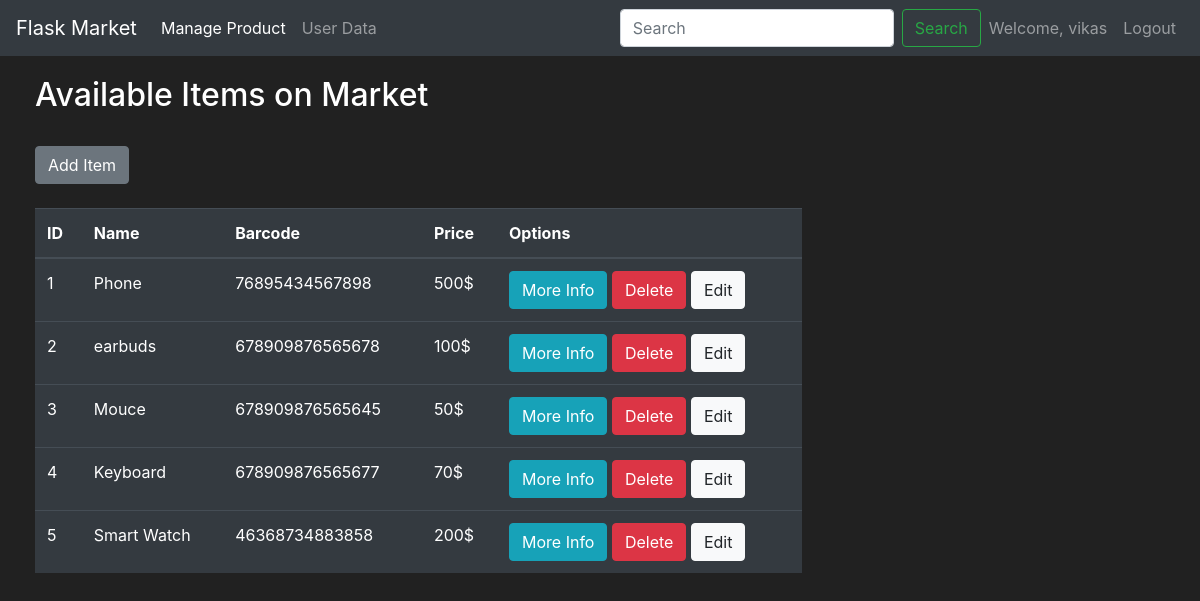
The page /manage_product (signed in) on the database its author committed.
### market/models.py (models this page shows, shortened)
class User(db.Model, UserMixin):
    id = db.Column(db.Integer(), primary_key=True)
    username = db.Column(db.String(length=30), nullable=False, unique=True)
    email_address = db.Column(db.String(length=50), nullable=False, unique=True)
    password_hash = db.Column(db.String(length=90), nullable=False)
    budget = db.Column(db.Integer(), nullable=False, default=100000 )
    items = db.relationship('Item', backref='owned_user', lazy=True)
    @property
    def password(self):
        return self.password

class Item(db.Model):
    id = db.Column(db.Integer(), primary_key=True)
    name = db.Column(db.String(length=30), nullable=False, unique=True)
    price = db.Column(db.Integer(), nullable=False)
    barcode = db.Column(db.String(length=12), nullable=False, unique=True)
    description = db.Column(db.String(length=1024), nullable=False, unique=True)
    owner = db.Column(db.Integer(), db.ForeignKey('user.id'))

### market/routes.py (the view)
@app.route('/manage_product')
def manage_product():
    form = AddItemForm()
    purchase_form = PurchaseItemForm()
    items = Item.query.all()
    return render_template('admin_manage_product.html', items=items, form=form, purchase_form=purchase_form)

### market/forms.py
class AddItemForm(FlaskForm):
    name = StringField(label='Product_name', validators=[DataRequired()])
    barcode = StringField(label='barcode', validators=[Length( min=14,max=20),DataRequired()])
    price = IntegerField(label='price', validators=[DataRequired()])
    description = TextAreaField(label='description', validators=[DataRequired()])
    submit = SubmitField()

class PurchaseItemForm(FlaskForm):
    submit = SubmitField(label='Purchase Item!')

### market/models.py (called while the page is built)
@login_manager.user_loader
def load_user(user_id):
    return User.query.get(int(user_id))

### market/routes.py (called while the page is built)
@app.context_processor
def admin_page():
    form = SearchForm()
    return dict(form=form)

### market/templates/admin_manage_product.html (shortened to what this page needs)
{% extends 'admin_page.html' %}
{% block content %}
    <div class="row" style="margin-top: 20px; margin-left: 20px;">
        <div class="col-8">
            <div>
            <h2>Available Items on Market</h2>
            <br>
            <button class="btn btn-outline btn-secondary " data-toggle="modal" data-target="#addItemModal">Add Item</button>
            </div>
        <br>
            <table class="table table-hover table-dark">
            <thead>
                <tr>
                    <th scope="col">ID</th>
                    <th scope="col">Name</th>
                    <th scope="col">Barcode</th>
                    <th scope="col">Price</th>
                    <th scope="col">Options</th>
                </tr>
            </thead>
            <tbody>
                {% for item in items %}
                    <tr>
                        <td>{{ item.id }}</td>
                        <td>{{ item.name }}</td>
                        <td>{{ item.barcode }}</td>
                        <td>{{ item.price }}$</td>
                        <td>
                            <button class="btn btn-outline btn-info" data-toggle="modal" data-target="#Modal-MoreInfo-{{ item.id }}">More Info</button>
                            <a href="{{ url_for('delete_item', item_id = item.id) }}" class="btn btn-outline btn-danger" >Delete</a>
                            <button class="btn btn-outline btn-light edit-btn"  data-id="{{ item.id }}" >Edit</button>
                        </td>
                    </tr>
                {% endfor %}
            </tbody>
        </table></div>
    </div>
{% endblock %}

### market/templates/admin_page.html (shortened to what this page needs)
<!doctype html>
<html lang="en">
   <head>
      <link rel="stylesheet" href="https://cdn.jsdelivr.net/npm/bootstrap@4.5.3/dist/css/bootstrap.min.css">
   </head>
   <body>
    <nav class="navbar navbar-expand-md navbar-dark bg-dark">
      <a class="navbar-brand" href="#">Flask Market</a>
      <div class="collapse navbar-collapse" id="navbarNav">
        <ul class="navbar-nav mr-auto">
            <li class="nav-item active">
                <a class="nav-link" href="{{ url_for('manage_product') }}">Manage Product<span class="sr-only">(current)</span></a>
            </li>
            <li class="nav-item">
                <a class="nav-link" href="{{ url_for('get_all_user') }}">User Data</a>
            </li>
        </ul>
            {%  if current_user.is_authenticated  %}
                <ul class="navbar-nav">
                  <form method="POST" action="{{url_for('search')}}" class="form-inline">
                    <input class="form-control mr-sm-2" type="search" placeholder="Search" aria-label="Search" name="searched">
                    <button class="btn btn-outline-success my-2 my-sm-0" type="submit" >Search</button>
                  </form>
                    <li class="nav-item">
                        <a class="nav-link">Welcome, {{ current_user.username }}</a>
                    </li>
                    <li class="nav-item">
                        <a class="nav-link" href="{{ url_for('logout_page') }}">Logout</a>
                    </li>
                </ul>
            {%  else  %}
                <ul class="navbar-nav">
                    <li class="nav-item">
                        <a class="nav-link" href="{{ url_for('admin_login_page') }}">Admin Login</a>
                    </li>
                </ul>
            {%  endif  %}
      </div>
    </nav>
      {% block content %}
      {% endblock %}
   </body>
</html>

### market/templates/admin_page.html (style rules this page uses)
body { background-color: #212121; color: white }

### rows shown on the page
User: username "vikas"
Item: id "1", name "Phone", barcode "76895434567898", price "500"
Item: id "2", name "earbuds", barcode "678909876565678", price "100"
Item: id "3", name "Mouce", barcode "678909876565645", price "50"
Item: id "4", name "Keyboard", barcode "678909876565677", price "70"
Item: id "5", name "Smart Watch", barcode "46368734883858", price "200"
